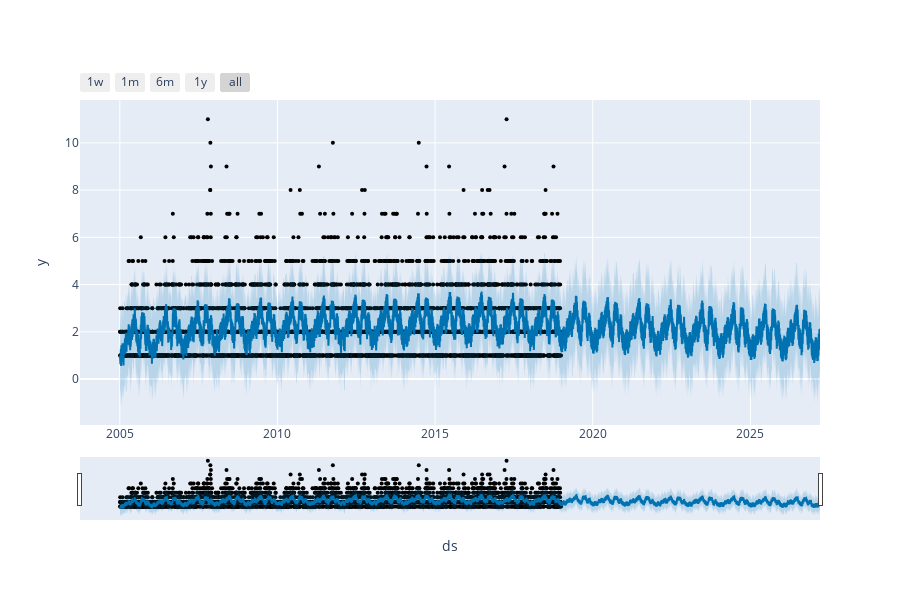

Here is the notebook cell this chart was saved with:
### Code cell
from prophet.plot import plot_plotly, plot_components_plotly

plot_plotly(m, forecast_df)

### Figure 1 — Plotly figure (JSON) as saved in the notebook; plotly's stock layout.template omitted (floating-point values rounded to 4 significant figures; data arrays with more than 128 entries replaced by an {"elided": "..."} marker saying what was removed)
{"data": [{"marker": {"color": "black", "size": 4}, "mode": "markers", "name": "Actual", "type": "scatter", "x": {"elided": "4082 str values"}, "y": {"elided": "4082 int values"}}, {"hoverinfo": "skip", "line": {"width": 0}, "mode": "lines", "type": "scatter", "x": {"elided": "7082 str values"}, "y": {"elided": "7082 float values"}}, {"fill": "tonexty", "fillcolor": "rgba(0, 114, 178, 0.2)", "line": {"color": "#0072B2", "width": 2}, "mode": "lines", "name": "Predicted", "type": "scatter", "x": {"elided": "7082 str values"}, "y": {"elided": "7082 float values"}}, {"fill": "tonexty", "fillcolor": "rgba(0, 114, 178, 0.2)", "hoverinfo": "skip", "line": {"width": 0}, "mode": "lines", "type": "scatter", "x": {"elided": "7082 str values"}, "y": {"elided": "7082 float values"}}], "layout": {"height": 600, "showlegend": false, "width": 900, "xaxis": {"rangeselector": {"buttons": [{"count": 7, "label": "1w", "step": "day", "stepmode": "backward"}, {"count": 1, "label": "1m", "step": "month", "stepmode": "backward"}, {"count": 6, "label": "6m", "step": "month", "stepmode": "backward"}, {"count": 1, "label": "1y", "step": "year", "stepmode": "backward"}, {"step": "all"}]}, "rangeslider": {"visible": true}, "title": {"text": "ds"}, "type": "date"}, "yaxis": {"title": {"text": "y"}}}}
